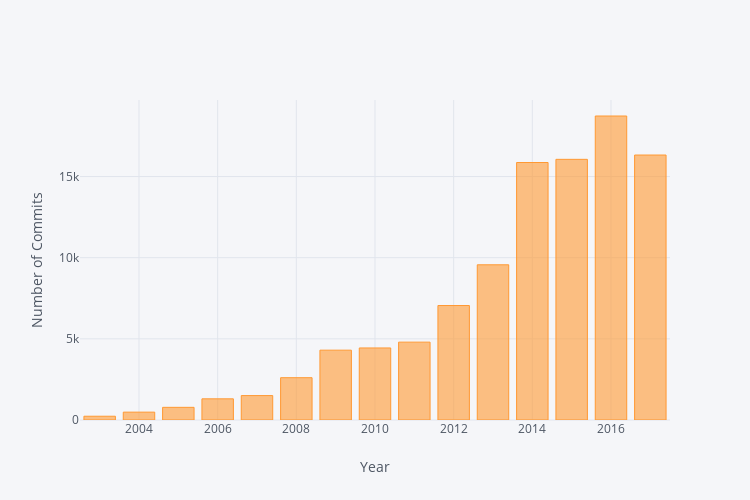

Notebook code for this chart:
### Markdown cell above
## Commits / Year

### Code cell
data_by_year = data.groupby(data.date.dt.year)
commits_per_year = data_by_year.size()
iplot(commits_per_year.iplot(asFigure=True, dimensions=(750, 500), kind="bar", yTitle="Number of Commits", xTitle="Year"))

### Figure 1 — Plotly figure (JSON) as saved in the notebook; plotly's stock layout.template omitted (floating-point values rounded to 4 significant figures)
{"data": [{"marker": {"color": "rgba(255, 153, 51, 0.6)", "line": {"color": "rgba(255, 153, 51, 1.0)", "width": 1}}, "name": "None", "orientation": "v", "text": "", "type": "bar", "x": [2003, 2004, 2005, 2006, 2007, 2008, 2009, 2010, 2011, 2012, 2013, 2014, 2015, 2016, 2017], "y": [233, 485, 780, 1304, 1504, 2607, 4303, 4439, 4798, 7053, 9562, 15866, 16061, 18731, 16326]}], "layout": {"height": 500, "legend": {"bgcolor": "#F5F6F9", "font": {"color": "#4D5663"}}, "paper_bgcolor": "#F5F6F9", "plot_bgcolor": "#F5F6F9", "titlefont": {"color": "#4D5663"}, "width": 750, "xaxis1": {"gridcolor": "#E1E5ED", "showgrid": true, "tickfont": {"color": "#4D5663"}, "title": "Year", "titlefont": {"color": "#4D5663"}, "zerolinecolor": "#E1E5ED"}, "yaxis1": {"gridcolor": "#E1E5ED", "showgrid": true, "tickfont": {"color": "#4D5663"}, "title": "Number of Commits", "titlefont": {"color": "#4D5663"}, "zerolinecolor": "#E1E5ED"}}}
